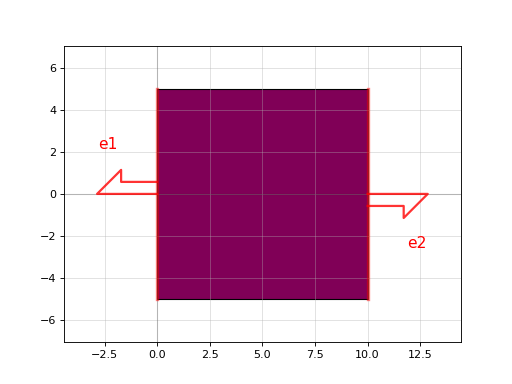

Python code for this plot:
import gdsfactory as gf

c = gf.components.wire_straight(length=10.0, npoints=2, with_bbox=True, cross_section='metal3')
c.plot()
